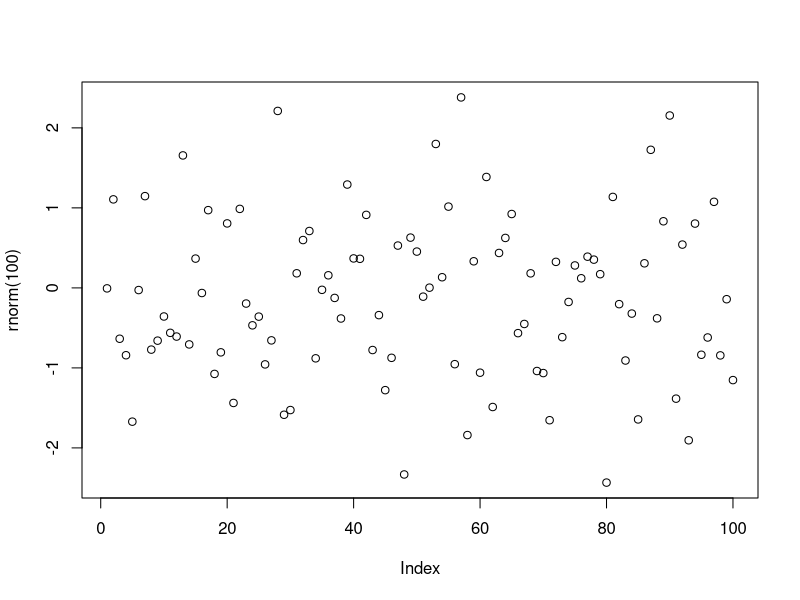

Reproduce this figure in R.
## ---- chunk 1
2+2
## ---- chunk 2
plot(rnorm(100))
